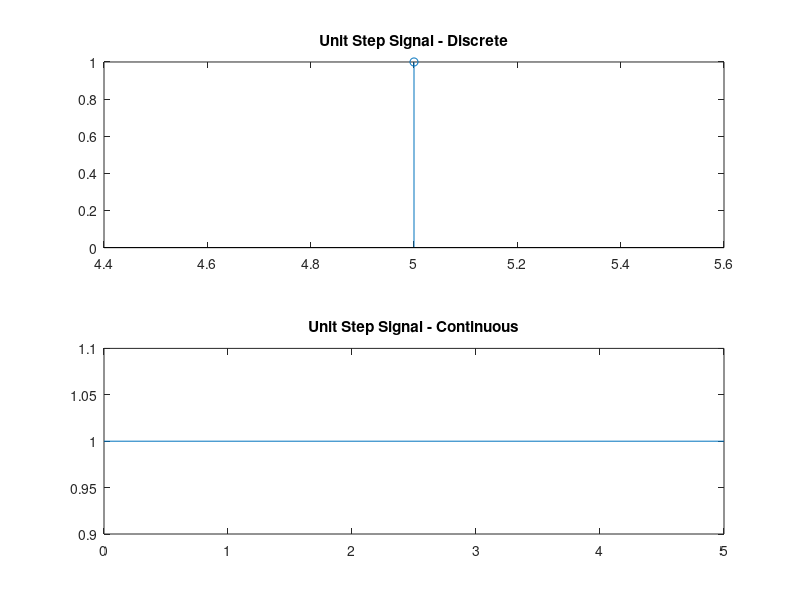

The MATLAB source for this figure:
clear all;
close all;
clc;

%Unit step function 

% Discrete
nd1=input('Enter the lower limit = ');
nd2=input('Enter the upper limit = ');

nd=nd1:nd2;
xd=[nd>=0];

subplot(2,1,1);
stem(nd,xd);
title('Unit Step Signal - Discrete');

%Continuous
nc=input('Enter the upper limit = ');

t=0:nc;
xc=[t>=0];

subplot(2,1,2);
plot(t,xc);
title('Unit Step Signal - Continuous');

savefig('Example_03_Figure_01.fig');